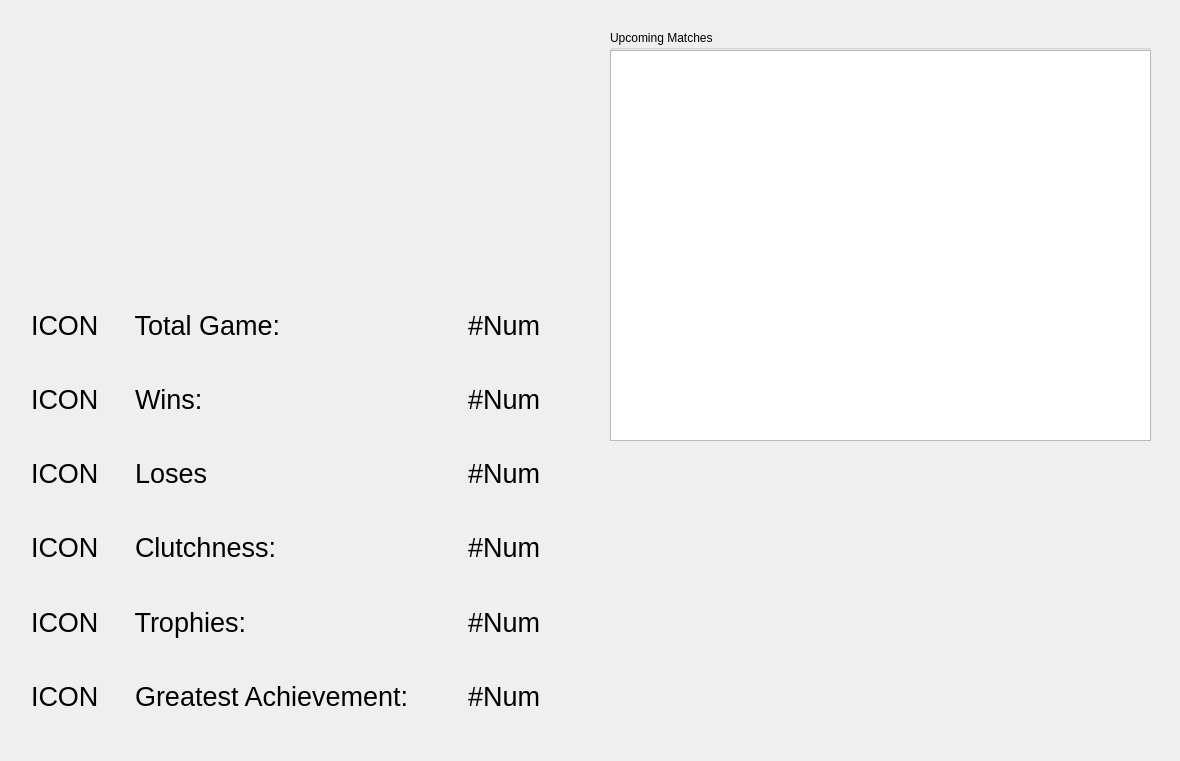
<?xml version="1.0" encoding="UTF-8"?>
<ui version="4.0">
 <class>HomePageClass</class>
 <widget class="QWidget" name="HomePageClass">
  <property name="geometry">
   <rect>
    <x>0</x>
    <y>0</y>
    <width>1180</width>
    <height>761</height>
   </rect>
  </property>
  <property name="windowTitle">
   <string>HomePage</string>
  </property>
  <widget class="QGroupBox" name="groupBox_UpcomingMatches">
   <property name="geometry">
    <rect>
     <x>610</x>
     <y>30</y>
     <width>541</width>
     <height>411</height>
    </rect>
   </property>
   <property name="title">
    <string>Upcoming Matches</string>
   </property>
   <widget class="QListWidget" name="listWidget_UpcomingMatches">
    <property name="geometry">
     <rect>
      <x>0</x>
      <y>20</y>
      <width>541</width>
      <height>391</height>
     </rect>
    </property>
   </widget>
  </widget>
  <widget class="QWidget" name="layoutWidget">
   <property name="geometry">
    <rect>
     <x>20</x>
     <y>280</y>
     <width>531</width>
     <height>461</height>
    </rect>
   </property>
   <property name="font">
    <font>
     <pointsize>20</pointsize>
    </font>
   </property>
   <layout class="QVBoxLayout" name="verticalLayout">
    <item>
     <layout class="QHBoxLayout" name="horizontalLayout_2">
      <item>
       <widget class="QLabel" name="label_IconGame">
        <property name="font">
         <font>
          <pointsize>20</pointsize>
         </font>
        </property>
        <property name="text">
         <string>ICON</string>
        </property>
       </widget>
      </item>
      <item>
       <widget class="QLabel" name="label_FeatureGame">
        <property name="font">
         <font>
          <pointsize>20</pointsize>
         </font>
        </property>
        <property name="text">
         <string>    Total Game: </string>
        </property>
       </widget>
      </item>
      <item>
       <spacer name="horizontalSpacer">
        <property name="orientation">
         <enum>Qt::Orientation::Horizontal</enum>
        </property>
        <property name="sizeHint" stdset="0">
         <size>
          <width>40</width>
          <height>20</height>
         </size>
        </property>
       </spacer>
      </item>
      <item>
       <widget class="QLabel" name="label_StatGame">
        <property name="font">
         <font>
          <pointsize>20</pointsize>
         </font>
        </property>
        <property name="text">
         <string>#Num</string>
        </property>
       </widget>
      </item>
     </layout>
    </item>
    <item>
     <layout class="QHBoxLayout" name="horizontalLayout_3">
      <item>
       <widget class="QLabel" name="label_IconWin">
        <property name="font">
         <font>
          <pointsize>20</pointsize>
         </font>
        </property>
        <property name="text">
         <string>ICON</string>
        </property>
       </widget>
      </item>
      <item>
       <widget class="QLabel" name="label_FeatureWin">
        <property name="font">
         <font>
          <pointsize>20</pointsize>
         </font>
        </property>
        <property name="text">
         <string>    Wins: </string>
        </property>
       </widget>
      </item>
      <item>
       <spacer name="horizontalSpacer_2">
        <property name="orientation">
         <enum>Qt::Orientation::Horizontal</enum>
        </property>
        <property name="sizeHint" stdset="0">
         <size>
          <width>40</width>
          <height>20</height>
         </size>
        </property>
       </spacer>
      </item>
      <item>
       <widget class="QLabel" name="label_StatWin">
        <property name="font">
         <font>
          <pointsize>20</pointsize>
         </font>
        </property>
        <property name="text">
         <string>#Num</string>
        </property>
       </widget>
      </item>
     </layout>
    </item>
    <item>
     <layout class="QHBoxLayout" name="horizontalLayout_4">
      <item>
       <widget class="QLabel" name="label_IconLose">
        <property name="font">
         <font>
          <pointsize>20</pointsize>
         </font>
        </property>
        <property name="text">
         <string>ICON</string>
        </property>
       </widget>
      </item>
      <item>
       <widget class="QLabel" name="label_FeatureLose">
        <property name="font">
         <font>
          <pointsize>20</pointsize>
         </font>
        </property>
        <property name="text">
         <string>    Loses</string>
        </property>
       </widget>
      </item>
      <item>
       <spacer name="horizontalSpacer_3">
        <property name="orientation">
         <enum>Qt::Orientation::Horizontal</enum>
        </property>
        <property name="sizeHint" stdset="0">
         <size>
          <width>40</width>
          <height>20</height>
         </size>
        </property>
       </spacer>
      </item>
      <item>
       <widget class="QLabel" name="label_StatLose">
        <property name="font">
         <font>
          <pointsize>20</pointsize>
         </font>
        </property>
        <property name="text">
         <string>#Num</string>
        </property>
       </widget>
      </item>
     </layout>
    </item>
    <item>
     <layout class="QHBoxLayout" name="horizontalLayout">
      <item>
       <widget class="QLabel" name="label_IconClutchness">
        <property name="font">
         <font>
          <pointsize>20</pointsize>
         </font>
        </property>
        <property name="text">
         <string>ICON</string>
        </property>
       </widget>
      </item>
      <item>
       <widget class="QLabel" name="label_FeatureClutchness">
        <property name="font">
         <font>
          <pointsize>20</pointsize>
         </font>
        </property>
        <property name="text">
         <string>    Clutchness: </string>
        </property>
       </widget>
      </item>
      <item>
       <spacer name="horizontalSpacer_4">
        <property name="orientation">
         <enum>Qt::Orientation::Horizontal</enum>
        </property>
        <property name="sizeHint" stdset="0">
         <size>
          <width>40</width>
          <height>20</height>
         </size>
        </property>
       </spacer>
      </item>
      <item>
       <widget class="QLabel" name="label_GameClutchness">
        <property name="font">
         <font>
          <pointsize>20</pointsize>
         </font>
        </property>
        <property name="text">
         <string>#Num</string>
        </property>
       </widget>
      </item>
     </layout>
    </item>
    <item>
     <layout class="QHBoxLayout" name="horizontalLayout_5">
      <item>
       <widget class="QLabel" name="label_IconTrophies">
        <property name="font">
         <font>
          <pointsize>20</pointsize>
         </font>
        </property>
        <property name="text">
         <string>ICON</string>
        </property>
       </widget>
      </item>
      <item>
       <widget class="QLabel" name="label_FeatureTrophies">
        <property name="font">
         <font>
          <pointsize>20</pointsize>
         </font>
        </property>
        <property name="text">
         <string>    Trophies: </string>
        </property>
       </widget>
      </item>
      <item>
       <spacer name="horizontalSpacer_5">
        <property name="orientation">
         <enum>Qt::Orientation::Horizontal</enum>
        </property>
        <property name="sizeHint" stdset="0">
         <size>
          <width>40</width>
          <height>20</height>
         </size>
        </property>
       </spacer>
      </item>
      <item>
       <widget class="QLabel" name="label_StatTrophies">
        <property name="font">
         <font>
          <pointsize>20</pointsize>
         </font>
        </property>
        <property name="text">
         <string>#Num</string>
        </property>
       </widget>
      </item>
     </layout>
    </item>
    <item>
     <layout class="QHBoxLayout" name="horizontalLayout_6">
      <item>
       <widget class="QLabel" name="label_IconGA">
        <property name="font">
         <font>
          <pointsize>20</pointsize>
         </font>
        </property>
        <property name="text">
         <string>ICON</string>
        </property>
       </widget>
      </item>
      <item>
       <widget class="QLabel" name="label_FeatureGA">
        <property name="font">
         <font>
          <pointsize>20</pointsize>
         </font>
        </property>
        <property name="text">
         <string>    Greatest Achievement: </string>
        </property>
       </widget>
      </item>
      <item>
       <spacer name="horizontalSpacer_6">
        <property name="orientation">
         <enum>Qt::Orientation::Horizontal</enum>
        </property>
        <property name="sizeHint" stdset="0">
         <size>
          <width>40</width>
          <height>20</height>
         </size>
        </property>
       </spacer>
      </item>
      <item>
       <widget class="QLabel" name="label_StatGA">
        <property name="font">
         <font>
          <pointsize>20</pointsize>
         </font>
        </property>
        <property name="text">
         <string>#Num</string>
        </property>
       </widget>
      </item>
     </layout>
    </item>
   </layout>
  </widget>
 </widget>
 <layoutdefault spacing="6" margin="11"/>
 <resources/>
 <connections/>
</ui>
